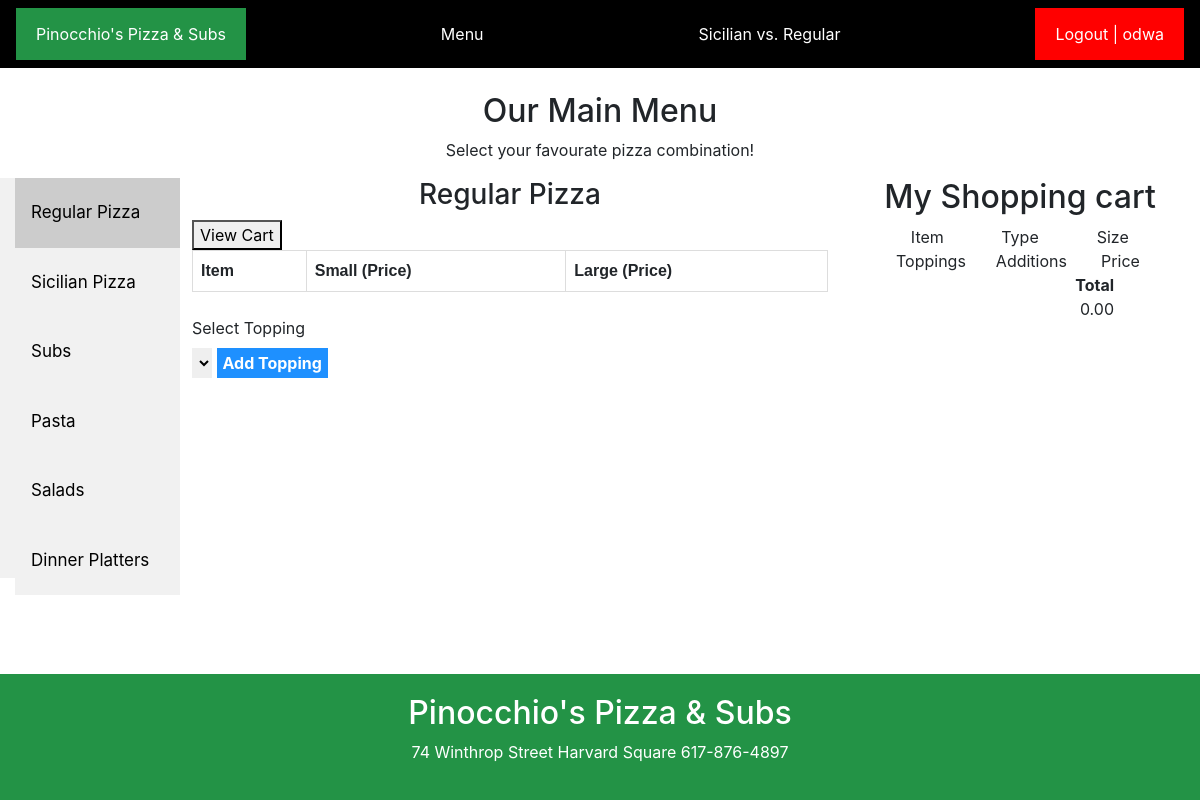
The page /menu (signed in) on the database as committed earlier.
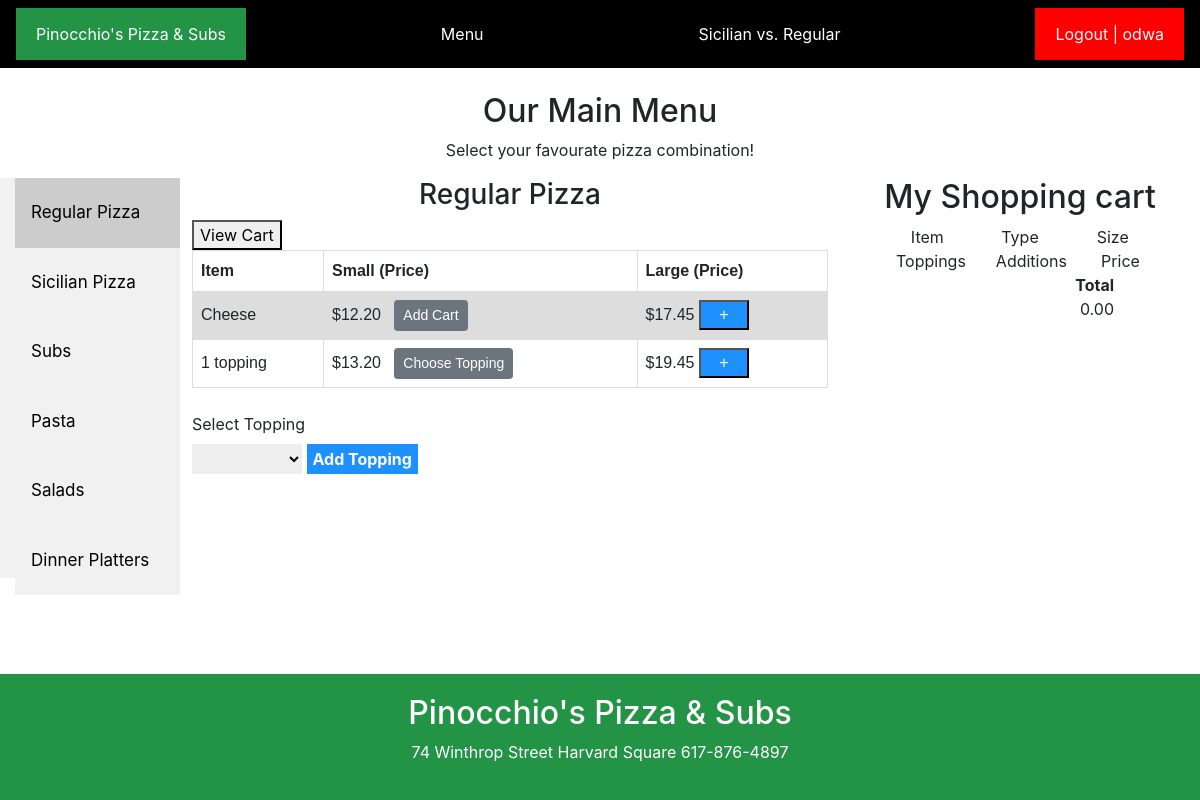
The same page on the database as committed later.
### menus/models.py (models this page shows, shortened)
class RegularPizza(models.Model):
    pizza= models.ForeignKey(Pizza, on_delete=models.CASCADE, related_name="regular_price")
    name=models.CharField(max_length=64)
    small=models.DecimalField(max_digits=4,decimal_places=2)
    large=models.DecimalField(max_digits=4,decimal_places=2)

### menus/views.py (the view)
# urls.py: path("menu", views.menu, name="menu")
@login_required(login_url='accounts:login')
def menu(request):
   filtered_orders = Order.objects.filter(owner=request.user.profile, is_ordered=False)
   current_order_products = []
   if filtered_orders.exists():
      user_order=filtered_orders[0]
      user_order_items = user_order.items.all()
      current_order_products = [RegularPizza.regular for RegularPizza in user_order_items]
   context = {
      "pastas": Pasta.objects.all(),
      "menuCatalogues": MenuCatalogue.objects.all(),
      "toppings": Topping.objects.all(),
      "regularyPizzas": RegularPizza.objects.all(),
      "sicilianPizzas": SicilianPizza.objects.all(),
      "subs": Sub.objects.all(),
      "dinnerPlatters": DinnerPlatter.objects.all(),
      "salads": Salad.objects.all(),
      "current_order_products": current_order_products
   }
   return render(request, "menus/menu.html", context)

### menus/templates/menus/menu.html (shortened to what this page needs)
{% extends "orders/base.html" %}
{% block content %}
<br>
        </head>
        <body>
        <h2 class="message">Our Main Menu</h2>
        <p class="message">Select your favourate pizza combination!</p>
        <div class="tab">
          <button class="tablinks" onclick="openMenu(event, 'Regular pizzas')" id="defaultOpen">Regular Pizza</button>
          <button class="tablinks" onclick="openMenu(event, 'Sicilian Pizza')">Sicilian Pizza</button>
          <button class="tablinks" onclick="openMenu(event, 'Subs')">Subs</button>
          <button class="tablinks" onclick="openMenu(event, 'Pasta')">Pasta</button>
          <button class="tablinks" onclick="openMenu(event, 'Salad')">Salads</button>
          <button class="tablinks" onclick="openMenu(event, 'Dinner Platters')">Dinner Platters</button>
        </div>
        <div id="Regular pizzas" class="tabcontent">
          <h3>Regular Pizza</h3>
          <button>View Cart</button>
          <table>
              <tr>
              <th>Item</th>
              <th>Small (Price)</th>
              <th>Large (Price)</th>
            </tr>
            {% for regularPizza in regularyPizzas %}
            <tr>
                <td>{{ regularPizza.name }}</td>
                <td>${{ regularPizza.small }} &nbsp&nbsp{% if user.is_authenticated %}{% csrf_token %}<button data-number="{% if forloop.counter0 == 4 %}{{ forloop.counter0|add:"1" }}{% else %}{{ forloop.counter0 }}{% endif %}" data-dish="{{ regularPizza.name }}" data-type="Regular Pizza" data-size="Small" data-price="{{ regularPizza.small }}" type="submit" class="btn btn-secondary btn-sm" {% if forloop.counter0 != 0 %}data-toggle="modal" data-target="#addToppings"{% endif %}>{% if forloop.counter0 == 0 %}Add Cart
                    {% elif forloop.counter0 == 1 %}Choose Topping{% else %}Choose Toppings{% endif %}</button>{% endif %}</td>
                <td>${{ regularPizza.large }} <button class="add"> +</button></td>
                {% endfor %}
            </tr>
          </table>
          <br>
          <label>Select Topping</label>
          <form action="" method="POST">
                <select name="topping" placeholder="topping">
                    {% for topping in toppings %}
                    <option></option>
                            <option value="{{ topping.id }}">{{ topping.name }}</option>
                            {% endfor %}
                </select>
          <button type="submit" class="cartButton"> <b>Add Topping </b></button>
        </form>
        </div>
        <div class="rightContent">
       <h2>My Shopping cart</h2>
  <div class="container">
    <div class="row justify-content-center">
      <div class="col-11">
        <div class="container cart" id="main_container">
          <div class="row header">
            <div class="col">Item</div>
            <div class="col">Type</div>
            <div class="col">Size</div>
            <div class="col">Toppings</div>
            <div class="col">Additions</div>
            <div class="col">Price</div>
          </div>
          <div class="row">
            <div class="col"></div>
            <div class="col"></div>
            <div class="col"></div>
            <div class="col"></div>
            <div class="col"></div>
            <div class="col" style="font-weight: bold;">Total</div>
            <div class="col-1"></div>
          </div>
          <div class="row">
            <div class="col"></div>
            <div class="col"></div>
            <div class="col"></div>
            <div class="col"></div>
            <div class="col"></div>
            <div class="col" id="total"></div>
            <div class="col-1"></div>
          </div>
        </div>
      </div>
    </div>
  </div>
        </div>
{% endblock content %}

### orders/templates/orders/base.html (shortened to what this page needs)
{% load static %}
<!DOCTYPE html>
<html>
<head>
    <link rel="stylesheet" href="{% static 'orders/styles.css' %}"/>
    <link rel="stylesheet" href="https://stackpath.bootstrapcdn.com/bootstrap/4.3.1/css/bootstrap.min.css">
</head>
<body>
        <div class="navbar">
                <a href="{% url 'orders:index' %}" class="active">Pinocchio's Pizza & Subs</a>
                {% if user.is_authenticated %}
                <a href="{% url 'menus:menu' %}">Menu</a>
                <a href="{% url 'orders:sicilian' %}">Sicilian vs. Regular</a>
                <a href="{% url 'accounts:logout' %}" class="right">Logout | {{ user.username }}</a>
                {% else %}
                <a href="{% url 'menus:menu' %}">Menu</a>
                <a href="{% url 'orders:sicilian' %}">Sicilian vs. Regular</a>
                <a href="{% url 'accounts:register' %}" class="right">Register</a>
                <a href="{% url 'accounts:login' %}" class="right">Login</a>
                {% endif %}
              </div>
              {% block content %}{% endblock content %}
    <br><br>
    <br><br>
    <br><br>
    <br><br>
    <div class="footer">
            <h2>Pinocchio's Pizza & Subs</h2>
            <address>74 Winthrop Street
              Harvard Square
              617-876-4897</address>
     </div>
</body>
</html>

### orders/static/orders/styles.css (style rules this page uses)
* { box-sizing: border-box; }
body { font-family: Arial, Helvetica, sans-serif; margin: 0; }
.header { position: relative; text-align: center; }
.navbar { overflow: hidden; background-color:black; position: sticky; position: -webkit-sticky; top: 0; }
.navbar a { float: left; display: block; color: white; text-align: center; padding: 14px 20px; text-decoration: none; }
.navbar a.right { float: right; }
.navbar a.active { background-color:#239346; color: white; }
.row { display: -ms-flexbox; display: flex; -ms-flex-wrap: wrap; flex-wrap: wrap; }
.footer { padding: 20px; text-align: center; background:#239346; color: white; bottom: 0; left: 0; position: fixed; width: 100%; }
.right { background-color: red; }

### menus/templates/menus/menu.html (style rules this page uses)
* { box-sizing: border-box }
.tab { float: left; background-color: #f1f1f1; width: 15%; height: 400px; padding-left: 15px; }
.tab button { display: block; background-color: inherit; color: black; padding: 22px 16px; width: 100%; border: none; outline: none; text-align: left; cursor: pointer; transition: 0.3s; font-size: 17px; }
.tab button.active { background-color: #ccc; }
.tabcontent { float: left; padding: 0px 12px; width: 55%; border-left: none; height: 400px; }
.message, h3 { text-align: center; }
.rightContent { float: left; padding: 0px 12px; width: 30%; border-left: none; height: 400px; text-align: center; }
table { font-family: arial, sans-serif; border-collapse: collapse; width: 100%; }
td, th { border: 1px solid #dddddd; text-align: left; padding: 8px; }
tr:nth-child(even) { background-color: #dddddd; }
.order, .cartButton, select { height: 30px; color: black; border: black 2px; cursor: pointer; }
.cartButton { background-color: DodgerBlue; color: white; }
.remove, .add { cursor: pointer; width: 50px; }
.add, #dd { background-color: DodgerBlue; color: white; }

Rows that differ between the two databases and show on the page:
added RegularPizza: name "Cheese", small "12.20", shows "Add Cart", large "17.45"
added RegularPizza: name "1 topping", small "13.20", shows "Choose Topping", large "19.45"
